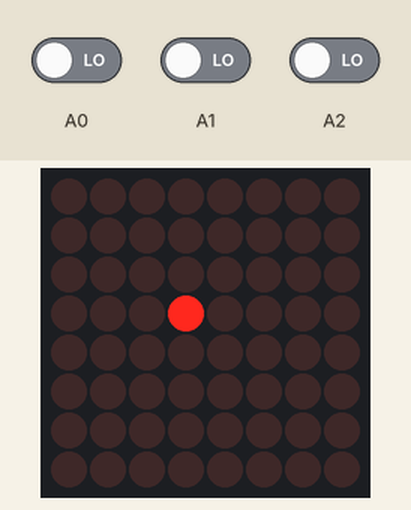
Simulated run of this sketch. Board: Arduino Uno, built with avr-gcc and run on an emulated ATmega328P. Shown: 8×8 LED matrix. The inputs (shaded band) are chosen by the test bench; at power-on: A0 LOW, A2 LOW, A1 LOW.

Above: at 1.2 s.
1.3 s: A0 driven HIGH
At 1.94 s:
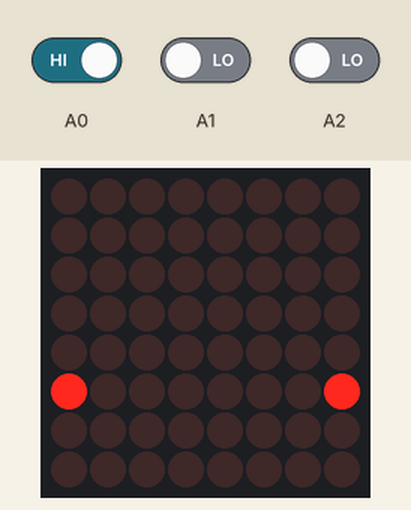
3.6 s: A2 driven HIGH
At 4.47 s:
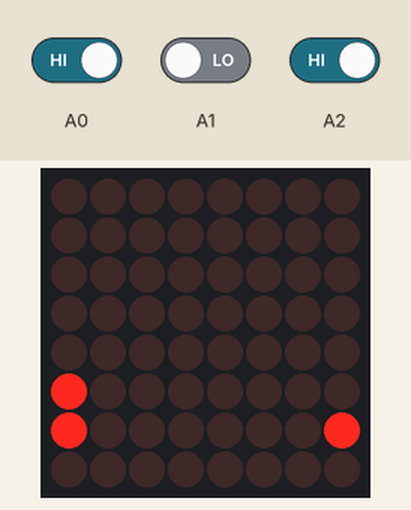
5.7 s: A1 driven HIGH
At 7.47 s:
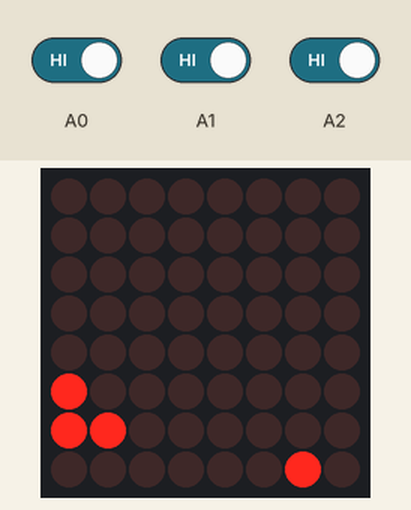
7.8 s: A0 driven LOW
At 9.03 s:
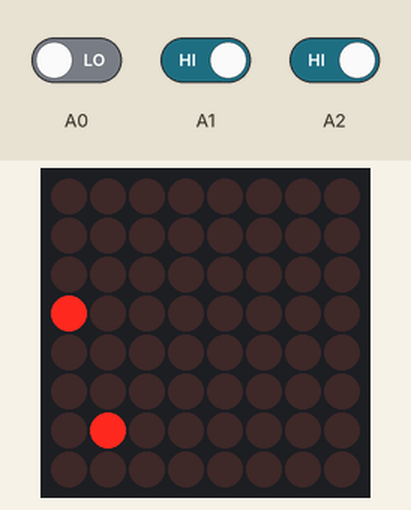
10.1 s: A2 driven LOW
At 11.12 s:
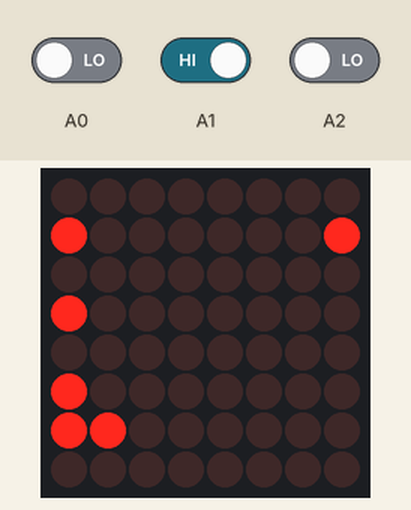
12.4 s: A1 driven LOW
At 16.7 s:
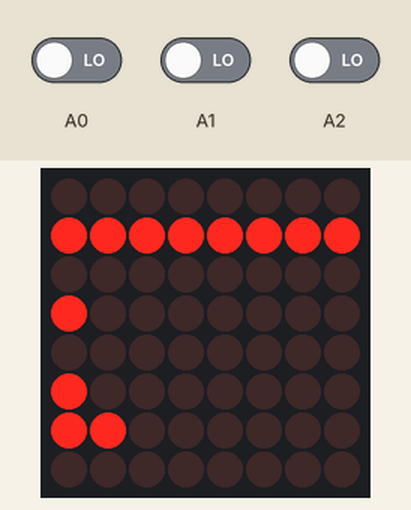
Timing chart, 0 to 17.7 s (numbered marks = the images above; inputs shaded):
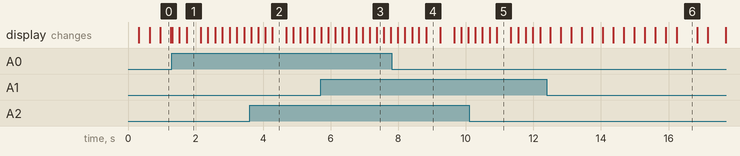

Measured:
- after the input at 1.3 s, the display: first changes at once (image 1 shows a later state)
- after the input at 3.6 s, the display: first changes at once (image 2 shows a later state)
- after the input at 7.8 s, the display: first changes after 0.19 s (image 4 shows a later state)
- after the input at 10.1 s, the display: first differs from a run without the input after 0.39 s (image 5 shows a later state)
- after the input at 12.4 s, the display: first changes after 0.10 s (image 6 shows a later state)
- what the display in image 1 shows lasts 0.4 s, from 1.7 s to 2.1 s
- what the display in image 6 shows lasts 0.6 s, from 16.2 s to 16.8 s

The sketch:

tetris_v0.1.ino
```cpp
 #include <LedControl.h>
LedControl lc=LedControl(12,11,10,1);
int speed = 200;
void setup() {
  /*
  The MAX72XX is in power-saving mode on startup,
  we have to do a wakeup call
  */
  lc.shutdown(0,false);
  /* Set the brightness to a medium values */
  lc.setIntensity(0,0);
  /* and clear the display */
  lc.clearDisplay(0);

  pinMode(A0,INPUT);
  pinMode(A1,INPUT);
  pinMode(A2,INPUT);
}

byte dot = B00010000;
int row = 7;
unsigned long czas = millis();
byte matrix[8];

void loop() {
  matrix[7]=B00000000;
  int m = 0;
  for(m=0;m<8;m++) lc.setColumn(0,m,matrix[m]);
  if(digitalRead(A0)==HIGH)
  {
    dot>>=1;
    if(dot==B00000000) dot = B00000001;
    lc.setColumn(0,row,dot);
    delay(speed);
  }

  lc.setColumn(0,row,dot);

if(digitalRead(A2)==HIGH)
  {
    dot<<=1;
    if(dot==B00000000) dot = B10000000;
    lc.setColumn(0,row,dot);
    delay(speed);
  }

  lc.setColumn(0,row,dot);

if(digitalRead(A1)==HIGH)
{

  lc.setColumn(0,row,B00000000);
  row--; if(row<0) row = 0;
  lc.setColumn(0,row,dot);
  delay(speed);
}

if(!(dot&matrix[row])==B00000000)
{
  matrix[row+1] += dot;
  row=7;
}
if(millis()-czas>speed)
{
  lc.setColumn(0,row,B00000000);
  czas=millis();
  row--;
  if(row<0)
  {
    matrix[0] += dot;
    if(matrix[0]==B11111111)
    {
      int b;
      for(b=4;b>=0;b--)
      {
      lc.setColumn(0,0,B00000000);
      delay(50);
      lc.setColumn(0,0,B11111111);
      delay(50);
      }//for(b)
      int z;
      for(z=0;z<8;z++)
      {
        if(z>row) matrix[z]=matrix[z+1];
        matrix[7]=B00000000;
      }//for(z)
    }//if(matrix==B11111111)
    for(m=0;m<8;m++) lc.setColumn(0,m,matrix[m]);
    row=7;
    lc.setColumn(0,row,dot);
    delay(speed*2);
  }//if(row<0)
}

}//loop
```
